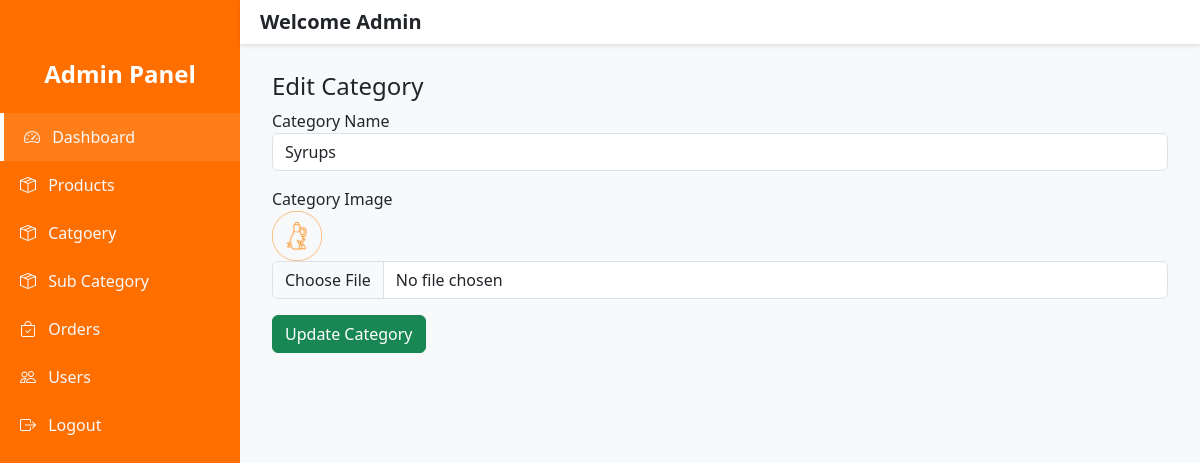
Screenshot of /admin/categoryEdit.php?id=2 (signed in) with the database file from the repository.
### tables this page shows
CREATE TABLE `category_master` (
    `id` INT AUTO_INCREMENT PRIMARY KEY,
    `category_name` VARCHAR(255) NOT NULL,
    `category_image` VARCHAR(255) NOT NULL
);

### admin/categoryEdit.php (the view, shortened to what this page needs)
<?php
include('header.php');
$id = $_GET['id'];
$result = mysqli_query($conn, "SELECT * FROM category_master WHERE id = '$id'");
$row = mysqli_fetch_assoc($result);
?>
<div class="content pt-5">
    <div class="container mt-4">
        <h4>Edit Category</h4>
        <form action="categoryUpdateBackend.php" method="POST" enctype="multipart/form-data">
            <div class="mb-3">
                <label>Category Name</label>
                <input type="text" name="category_name" class="form-control" value="<?= $row['category_name'] ?>" required>
            </div>
            <div class="mb-3">
                <label>Category Image</label><br>
                <img src="uploads/category/<?= $row['id'] ?>/<?= $row['category_image'] ?>" width="50"><br>
                <input type="file" name="category_img" class="form-control">
            </div>
            <button type="submit" class="btn btn-success">Update Category</button>
        </form>
    </div>
</div>
<?php include('footer.php'); ?>

### admin/header.php (style rules this page uses)
body { font-family: 'Segoe UI', sans-serif; background-color: #f8f9fa; overflow-x: hidden; }
.content { margin-left: 240px; padding: 20px; transition: margin-left 0.3s ease; }

### rows the page displays
category_master: category_name "Syrups", category_image (picture)
